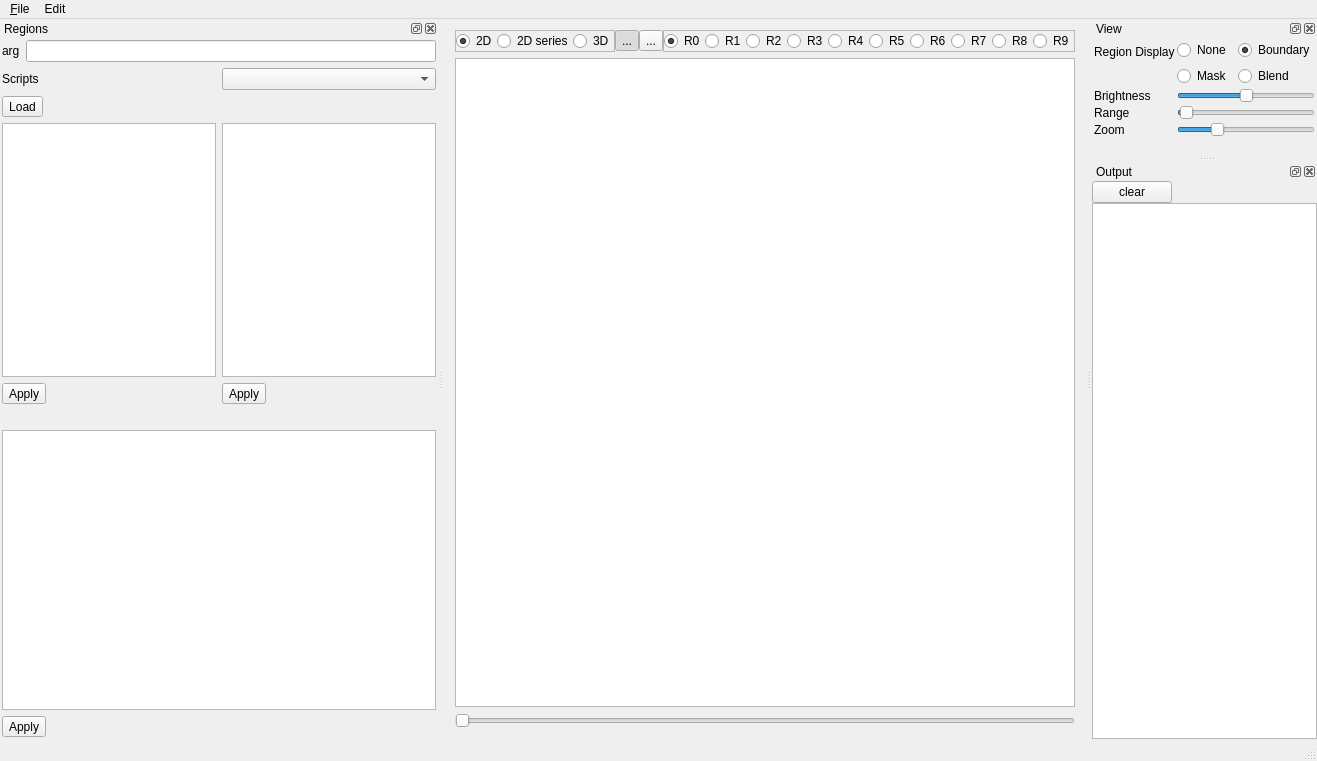
<?xml version="1.0" encoding="UTF-8"?>
<ui version="4.0">
 <class>MainWindow</class>
 <widget class="QMainWindow" name="MainWindow">
  <property name="geometry">
   <rect>
    <x>0</x>
    <y>0</y>
    <width>1114</width>
    <height>761</height>
   </rect>
  </property>
  <property name="windowTitle">
   <string>T2 Studio</string>
  </property>
  <widget class="QWidget" name="centralWidget">
   <layout class="QVBoxLayout" name="verticalLayout">
    <item>
     <layout class="QHBoxLayout" name="horizontalLayout_6">
      <item>
       <layout class="QHBoxLayout" name="horizontalLayout_2">
        <property name="spacing">
         <number>0</number>
        </property>
        <item>
         <widget class="QFrame" name="frame">
          <property name="frameShape">
           <enum>QFrame::StyledPanel</enum>
          </property>
          <property name="frameShadow">
           <enum>QFrame::Raised</enum>
          </property>
          <layout class="QHBoxLayout" name="horizontalLayout_3">
           <property name="spacing">
            <number>0</number>
           </property>
           <property name="margin">
            <number>0</number>
           </property>
           <item>
            <widget class="QRadioButton" name="rb2D">
             <property name="text">
              <string>2D</string>
             </property>
             <property name="checked">
              <bool>true</bool>
             </property>
            </widget>
           </item>
           <item>
            <widget class="QRadioButton" name="rb2Dseries">
             <property name="text">
              <string>2D series</string>
             </property>
            </widget>
           </item>
           <item>
            <widget class="QRadioButton" name="rb3D">
             <property name="text">
              <string>3D</string>
             </property>
            </widget>
           </item>
          </layout>
         </widget>
        </item>
        <item>
         <widget class="QToolButton" name="tool1">
          <property name="sizePolicy">
           <sizepolicy hsizetype="Fixed" vsizetype="Fixed">
            <horstretch>0</horstretch>
            <verstretch>0</verstretch>
           </sizepolicy>
          </property>
          <property name="text">
           <string>...</string>
          </property>
          <property name="icon">
           <iconset resource="icons.qrc">
            <normaloff>:/icons/icons/curves.xpm</normaloff>:/icons/icons/curves.xpm</iconset>
          </property>
          <property name="checkable">
           <bool>true</bool>
          </property>
          <property name="checked">
           <bool>true</bool>
          </property>
          <property name="autoExclusive">
           <bool>true</bool>
          </property>
         </widget>
        </item>
        <item>
         <widget class="QToolButton" name="tool2">
          <property name="text">
           <string>...</string>
          </property>
          <property name="icon">
           <iconset resource="icons.qrc">
            <normaloff>:/icons/icons/poly.xpm</normaloff>:/icons/icons/poly.xpm</iconset>
          </property>
          <property name="checkable">
           <bool>true</bool>
          </property>
          <property name="autoExclusive">
           <bool>true</bool>
          </property>
         </widget>
        </item>
        <item>
         <widget class="QFrame" name="frame_2">
          <property name="frameShape">
           <enum>QFrame::StyledPanel</enum>
          </property>
          <property name="frameShadow">
           <enum>QFrame::Raised</enum>
          </property>
          <layout class="QHBoxLayout" name="horizontalLayout">
           <property name="spacing">
            <number>0</number>
           </property>
           <property name="margin">
            <number>0</number>
           </property>
           <item>
            <widget class="QRadioButton" name="R0">
             <property name="text">
              <string>R0</string>
             </property>
             <property name="checked">
              <bool>true</bool>
             </property>
            </widget>
           </item>
           <item>
            <widget class="QRadioButton" name="R1">
             <property name="text">
              <string>R1</string>
             </property>
            </widget>
           </item>
           <item>
            <widget class="QRadioButton" name="R2">
             <property name="text">
              <string>R2</string>
             </property>
            </widget>
           </item>
           <item>
            <widget class="QRadioButton" name="R3">
             <property name="text">
              <string>R3</string>
             </property>
            </widget>
           </item>
           <item>
            <widget class="QRadioButton" name="R4">
             <property name="text">
              <string>R4</string>
             </property>
            </widget>
           </item>
           <item>
            <widget class="QRadioButton" name="R5">
             <property name="text">
              <string>R5</string>
             </property>
            </widget>
           </item>
           <item>
            <widget class="QRadioButton" name="R6">
             <property name="text">
              <string>R6</string>
             </property>
            </widget>
           </item>
           <item>
            <widget class="QRadioButton" name="R7">
             <property name="text">
              <string>R7</string>
             </property>
            </widget>
           </item>
           <item>
            <widget class="QRadioButton" name="R8">
             <property name="text">
              <string>R8</string>
             </property>
            </widget>
           </item>
           <item>
            <widget class="QRadioButton" name="R9">
             <property name="text">
              <string>R9</string>
             </property>
            </widget>
           </item>
          </layout>
         </widget>
        </item>
        <item>
         <spacer name="horizontalSpacer_2">
          <property name="orientation">
           <enum>Qt::Horizontal</enum>
          </property>
          <property name="sizeHint" stdset="0">
           <size>
            <width>40</width>
            <height>20</height>
           </size>
          </property>
         </spacer>
        </item>
       </layout>
      </item>
     </layout>
    </item>
    <item>
     <widget class="QGraphicsView" name="graphicsView"/>
    </item>
    <item>
     <widget class="QSlider" name="SlicePos">
      <property name="orientation">
       <enum>Qt::Horizontal</enum>
      </property>
     </widget>
    </item>
   </layout>
  </widget>
  <widget class="QMenuBar" name="menuBar">
   <property name="geometry">
    <rect>
     <x>0</x>
     <y>0</y>
     <width>1114</width>
     <height>21</height>
    </rect>
   </property>
   <widget class="QMenu" name="menu_File">
    <property name="title">
     <string>&amp;File</string>
    </property>
    <widget class="QMenu" name="menuRecent_Files">
     <property name="title">
      <string>Recent</string>
     </property>
    </widget>
    <widget class="QMenu" name="menuExport">
     <property name="title">
      <string>Export Image</string>
     </property>
     <addaction name="actionMAT4"/>
     <addaction name="actionBitmap"/>
     <addaction name="actionBitmap_series"/>
    </widget>
    <addaction name="actionBrowse"/>
    <addaction name="action_Open"/>
    <addaction name="actionSave"/>
    <addaction name="separator"/>
    <addaction name="menuExport"/>
    <addaction name="separator"/>
    <addaction name="menuRecent_Files"/>
   </widget>
   <widget class="QMenu" name="menuEdit">
    <property name="title">
     <string>Edit</string>
    </property>
    <addaction name="actionUndo"/>
    <addaction name="separator"/>
   </widget>
   <addaction name="menu_File"/>
   <addaction name="menuEdit"/>
  </widget>
  <widget class="QDockWidget" name="dockWidget">
   <property name="minimumSize">
    <size>
     <width>438</width>
     <height>584</height>
    </size>
   </property>
   <property name="windowTitle">
    <string>Regions</string>
   </property>
   <attribute name="dockWidgetArea">
    <number>1</number>
   </attribute>
   <widget class="QWidget" name="dockWidgetContents">
    <layout class="QVBoxLayout" name="verticalLayout_4">
     <property name="margin">
      <number>2</number>
     </property>
     <item>
      <layout class="QGridLayout" name="actionLayout">
       <property name="spacing">
        <number>0</number>
       </property>
      </layout>
     </item>
     <item>
      <layout class="QHBoxLayout" name="horizontalLayout_4">
       <item>
        <widget class="QLabel" name="label_4">
         <property name="text">
          <string>arg</string>
         </property>
        </widget>
       </item>
       <item>
        <widget class="QLineEdit" name="arg"/>
       </item>
      </layout>
     </item>
     <item>
      <layout class="QHBoxLayout" name="horizontalLayout_5">
       <item>
        <widget class="QLabel" name="label_6">
         <property name="text">
          <string>Scripts</string>
         </property>
        </widget>
       </item>
       <item>
        <widget class="QComboBox" name="scriptBox"/>
       </item>
      </layout>
     </item>
     <item>
      <widget class="QToolButton" name="applyScript">
       <property name="text">
        <string>Load</string>
       </property>
      </widget>
     </item>
     <item>
      <layout class="QHBoxLayout" name="horizontalLayout_8">
       <property name="leftMargin">
        <number>0</number>
       </property>
       <item>
        <layout class="QVBoxLayout" name="verticalLayout_6">
         <item>
          <widget class="QPlainTextEdit" name="batchActions2"/>
         </item>
         <item>
          <widget class="QToolButton" name="applyBatch2">
           <property name="text">
            <string>Apply</string>
           </property>
          </widget>
         </item>
        </layout>
       </item>
       <item>
        <layout class="QVBoxLayout" name="verticalLayout_5">
         <item>
          <widget class="QPlainTextEdit" name="batchActions"/>
         </item>
         <item>
          <widget class="QToolButton" name="applyBatch">
           <property name="text">
            <string>Apply</string>
           </property>
          </widget>
         </item>
        </layout>
       </item>
      </layout>
     </item>
     <item>
      <widget class="QLabel" name="label_5">
       <property name="text">
        <string/>
       </property>
      </widget>
     </item>
     <item>
      <widget class="QPlainTextEdit" name="batchActions3"/>
     </item>
     <item>
      <widget class="QToolButton" name="applyBatch3">
       <property name="text">
        <string>Apply</string>
       </property>
      </widget>
     </item>
    </layout>
   </widget>
  </widget>
  <widget class="QDockWidget" name="dockWidget_2">
   <property name="sizePolicy">
    <sizepolicy hsizetype="Maximum" vsizetype="Maximum">
     <horstretch>0</horstretch>
     <verstretch>0</verstretch>
    </sizepolicy>
   </property>
   <property name="minimumSize">
    <size>
     <width>222</width>
     <height>137</height>
    </size>
   </property>
   <property name="maximumSize">
    <size>
     <width>524287</width>
     <height>300</height>
    </size>
   </property>
   <property name="windowTitle">
    <string>View</string>
   </property>
   <attribute name="dockWidgetArea">
    <number>2</number>
   </attribute>
   <widget class="QWidget" name="dockWidgetContents_2">
    <layout class="QFormLayout" name="formLayout">
     <property name="horizontalSpacing">
      <number>2</number>
     </property>
     <property name="verticalSpacing">
      <number>2</number>
     </property>
     <property name="margin">
      <number>2</number>
     </property>
     <item row="3" column="0">
      <widget class="QLabel" name="label">
       <property name="text">
        <string>Brightness</string>
       </property>
      </widget>
     </item>
     <item row="3" column="1">
      <widget class="QSlider" name="brightness">
       <property name="minimum">
        <number>-128</number>
       </property>
       <property name="maximum">
        <number>127</number>
       </property>
       <property name="orientation">
        <enum>Qt::Horizontal</enum>
       </property>
      </widget>
     </item>
     <item row="4" column="0">
      <widget class="QLabel" name="label_2">
       <property name="text">
        <string>Range</string>
       </property>
      </widget>
     </item>
     <item row="4" column="1">
      <widget class="QSlider" name="dynamic_range">
       <property name="maximum">
        <number>8000</number>
       </property>
       <property name="value">
        <number>128</number>
       </property>
       <property name="orientation">
        <enum>Qt::Horizontal</enum>
       </property>
      </widget>
     </item>
     <item row="5" column="0">
      <widget class="QLabel" name="label_3">
       <property name="text">
        <string>Zoom</string>
       </property>
      </widget>
     </item>
     <item row="5" column="1">
      <widget class="QSlider" name="display_ratio">
       <property name="minimum">
        <number>1</number>
       </property>
       <property name="maximum">
        <number>16</number>
       </property>
       <property name="value">
        <number>5</number>
       </property>
       <property name="orientation">
        <enum>Qt::Horizontal</enum>
       </property>
      </widget>
     </item>
     <item row="2" column="0">
      <widget class="QLabel" name="label_11">
       <property name="text">
        <string>Region Display</string>
       </property>
      </widget>
     </item>
     <item row="2" column="1">
      <layout class="QFormLayout" name="formLayout_3">
       <item row="0" column="0">
        <widget class="QRadioButton" name="showNone">
         <property name="text">
          <string>None</string>
         </property>
        </widget>
       </item>
       <item row="0" column="1">
        <widget class="QRadioButton" name="showBoundary">
         <property name="text">
          <string>Boundary</string>
         </property>
         <property name="checked">
          <bool>true</bool>
         </property>
        </widget>
       </item>
       <item row="1" column="0">
        <widget class="QRadioButton" name="showMask">
         <property name="text">
          <string>Mask</string>
         </property>
        </widget>
       </item>
       <item row="1" column="1">
        <widget class="QRadioButton" name="showBlend">
         <property name="text">
          <string>Blend</string>
         </property>
        </widget>
       </item>
      </layout>
     </item>
    </layout>
   </widget>
  </widget>
  <widget class="QDockWidget" name="dockWidget_3">
   <property name="minimumSize">
    <size>
     <width>101</width>
     <height>174</height>
    </size>
   </property>
   <property name="windowTitle">
    <string>Output</string>
   </property>
   <attribute name="dockWidgetArea">
    <number>2</number>
   </attribute>
   <widget class="QWidget" name="dockWidgetContents_3">
    <layout class="QVBoxLayout" name="verticalLayout_2">
     <property name="spacing">
      <number>0</number>
     </property>
     <property name="margin">
      <number>0</number>
     </property>
     <item>
      <layout class="QHBoxLayout" name="horizontalLayout_7">
       <item>
        <widget class="QPushButton" name="clearlog">
         <property name="text">
          <string>clear</string>
         </property>
        </widget>
       </item>
       <item>
        <spacer name="horizontalSpacer">
         <property name="orientation">
          <enum>Qt::Horizontal</enum>
         </property>
         <property name="sizeHint" stdset="0">
          <size>
           <width>40</width>
           <height>20</height>
          </size>
         </property>
        </spacer>
       </item>
      </layout>
     </item>
     <item>
      <widget class="QTextEdit" name="textEdit"/>
     </item>
    </layout>
   </widget>
  </widget>
  <widget class="QStatusBar" name="statusBar"/>
  <action name="action_Open">
   <property name="text">
    <string>&amp;Open...</string>
   </property>
   <property name="shortcut">
    <string>Ctrl+O</string>
   </property>
  </action>
  <action name="actionUndo">
   <property name="text">
    <string>Undo</string>
   </property>
   <property name="shortcut">
    <string>Ctrl+Z</string>
   </property>
  </action>
  <action name="actionSave">
   <property name="text">
    <string>Save</string>
   </property>
   <property name="shortcut">
    <string>Ctrl+S</string>
   </property>
  </action>
  <action name="actionMAT4">
   <property name="text">
    <string>MAT4...</string>
   </property>
  </action>
  <action name="actionBrowse">
   <property name="text">
    <string>Browse...</string>
   </property>
  </action>
  <action name="actionBitmap">
   <property name="text">
    <string>Bitmap</string>
   </property>
  </action>
  <action name="actionBitmap_series">
   <property name="text">
    <string>Bitmap series</string>
   </property>
  </action>
 </widget>
 <layoutdefault spacing="6" margin="11"/>
 <resources>
  <include location="icons.qrc"/>
 </resources>
 <connections/>
</ui>
